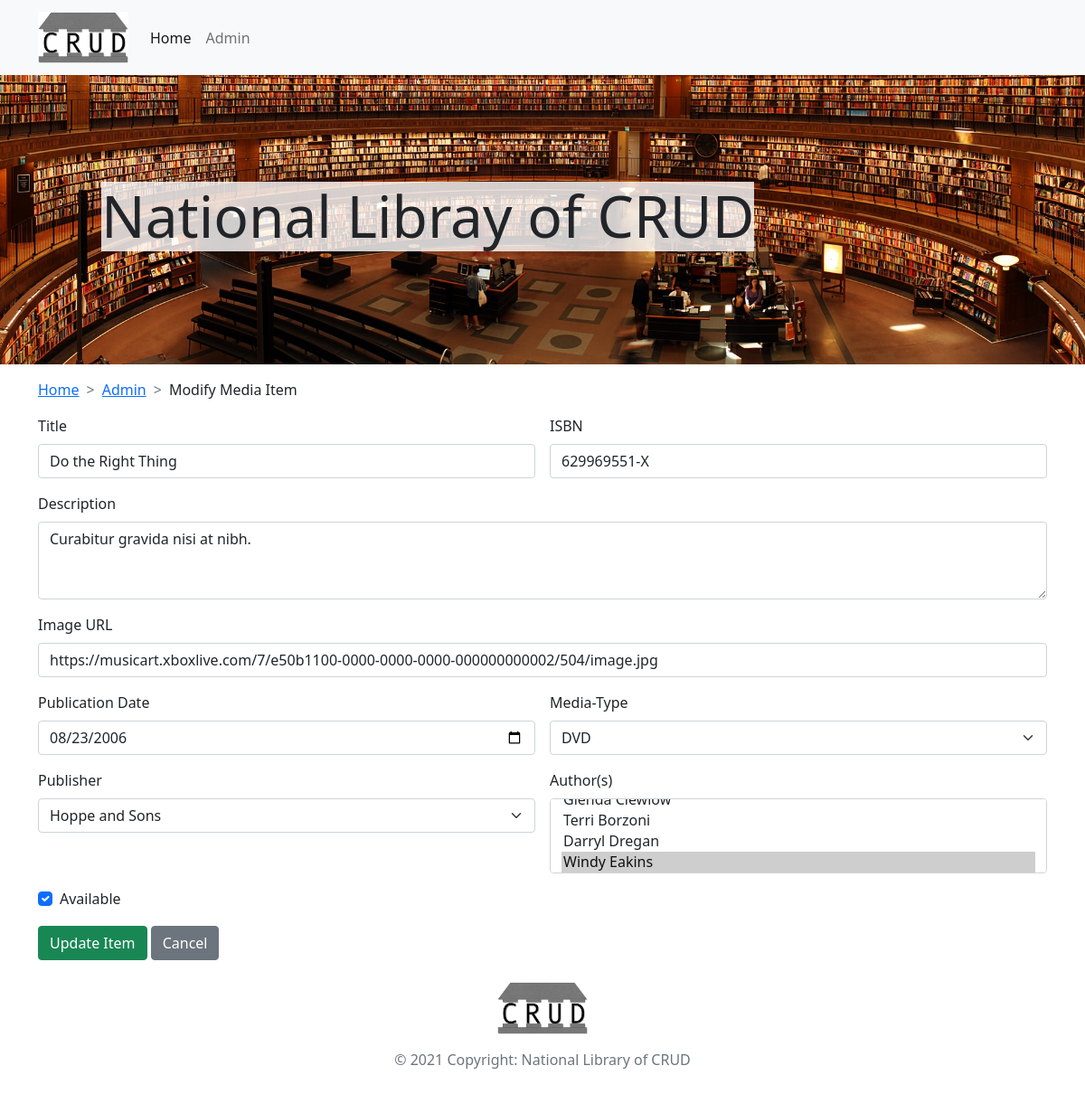
The page /modify.php?action=modify&mid=0000000006 on the database its author committed.
### tables this page shows
CREATE TABLE `media` (
  `mid` int(10) UNSIGNED ZEROFILL NOT NULL,
  `title` varchar(50) NOT NULL,
  `image` varchar(2000) NOT NULL,
  `isbn` char(13) NOT NULL,
  `description` text NOT NULL,
  `pub_date` date NOT NULL,
  `isAvailable` tinyint(1) NOT NULL,
  `type` enum('book','cd','dvd','') NOT NULL,
  `pid` int(10) UNSIGNED ZEROFILL NOT NULL
);

### components/c_modify.php (the view, shortened to what this page needs)
<?php
    require_once 'actions/db_connect.php';
    if ($_GET["action"] == "modify" || $_GET["action"] == "delete") {
        $mid = $_GET["mid"];
        $sql = "SELECT * FROM media WHERE mid=$mid";
        $result = $mysqli->query($sql);
        $media = $result->fetch_all(MYSQLI_ASSOC)[0];
        $mid = $media['mid'];
        $sql_author_media = "SELECT aid
                             FROM media
                             INNER JOIN media_author
                             ON media.mid = media_author.mid
                             WHERE $mid = media_author.mid";
        $result = $mysqli->query($sql_author_media);
        $media_author = $result->fetch_all(MYSQLI_ASSOC);
    }
    $disableText = $_GET["action"] == "delete" ? "disabled" : "";
    $sql_author = "SELECT * FROM author";
    $result = $mysqli->query($sql_author);
    $author = $result->fetch_all(MYSQLI_ASSOC);
    $sql_publisher = "SELECT pid,name FROM publisher";
    $result = $mysqli->query($sql_publisher);
    $publisher = $result->fetch_all(MYSQLI_ASSOC);
?>
<nav style="--bs-breadcrumb-divider: '>';" aria-label="breadcrumb">
    <ol class="breadcrumb">
        <li class="breadcrumb-item"><a href="index.php">Home</a></li>
        <li class="breadcrumb-item"><a href="admin.php">Admin</a></li>
        <li class="breadcrumb-item" aria-current="page"><?php echo ucfirst($_GET["action"]); ?> Media Item</li>
    </ol>
</nav>
<form class="row g-3" method="post" action="action.php">
    <div class="col-md-6">
        <label for="inputTitle" class="form-label">Title</label>
        <input type="text" class="form-control" name="title" id="inputTitle" value="<?php echo $media['title'] ?? ''; ?>" required <?php echo $disableText; ?>>
    </div>
    <div class="col-md-6">
        <label for="inputIsbn" class="form-label">ISBN</label>
        <input type="text" class="form-control" name="isbn" id="inputIsbn" value="<?php echo $media['isbn'] ?? ''; ?>" required <?php echo $disableText; ?>>
    </div>
    <div class="col-12">
        <label for="inputDescription" class="form-label">Description</label>
        <textarea type="text" class="form-control" name="description" id="inputDescription" rows="3" required <?php echo $disableText; ?>><?php echo $media['description'] ?? ''; ?></textarea>
    </div>
    <div class="col-md-12">
        <label for="inputUrl" class="form-label">Image URL</label>
        <input type="url" class="form-control" name="image" id="inputUrl" value="<?php echo $media['image'] ?? ''; ?>" <?php echo $disableText; ?>>
    </div>
    <div class="col-md-6">
        <label for="inputPubDate" class="form-label">Publication Date</label>
        <input type="date" class="form-control" name="pub_date" id="inputPubDate" value="<?php echo $media['pub_date'] ?? ''; ?>" required <?php echo $disableText; ?>>
    </div>
    <div class="col-md-6">
        <label for="inputType" class="form-label">Media-Type</label>
        <select id="inputType" class="form-select" name="type" <?php echo $disableText; ?>>
            <option value="dvd" <?php if (isset($media)) echo $media['type'] == 'dvd' ? 'selected' : ''; ?>>DVD</option>
        </select>
    </div>
    <div class="col-md-6">
        <label for="inputPublisher" class="form-label">Publisher</label>
        <select id="inputType" class="form-select" name="pid" <?php echo $disableText; ?>>
            <?php
                foreach($publisher as $item){
                    $selectedString = $item["pid"] == $media["pid"] ? "selected" : "";
                    echo '<option value="'.$item["pid"].'"'.$selectedString.'>'.$item["name"].'</option>';
                }
            ?>
        </select>
    </div>
    <div class="col-md-6">
        <label for="inputAuthor" class="form-label">Author(s)</label>
        <select class="form-select" multiple size="3" id="inputAuthor" name="aid[]" <?php echo $disableText; ?>>
            <?php
                foreach($author as $item){
                    $selectedString = "";
                    foreach($media_author as $media_author_item) {
                        if ($item["aid"] == $media_author_item["aid"]) {
                            $selectedString = "selected";
                            break;
                        }
                    }
                    echo '<option value="'.$item["aid"].'"'.$selectedString.'>'.$item["fname"].' '.$item["lname"].'</option>';
                }
            ?>
        </select>
    </div>
    <div class="col-12">
        <div class="form-check">
            <label class="form-check-label" for="availCheck">Available</label>
            <input class="form-check-input" type="checkbox" name="isAvailable" value="true" id="availCheck" <?php if (isset($media)) echo $media['isAvailable'] ? "checked" : ""; ?> <?php echo $disableText; ?>>
        </div>
    </div>
    <div class="col-12">
        <?php
            switch ($_GET["action"]) {
                case "modify":
                    echo '<button type="submit" class="btn btn-success" name="action" value="modify">Update Item</button>';
                    break;
            }
        ?>
        <a class="btn btn-secondary" href="admin.php">Cancel</a>
    </div>
</form>

### css/style.css (style rules this page uses)
.logo { width: 100px; max-height: 100%; object-fit: contain; }
.hero { background: #fff url(../img/pexels-tamas-meszaros-12064.jpg) no-repeat center center; background-size: cover; height: 40vh; }
.bg-darker { background-color: rgba(255, 255, 255, 0.8); display: inline-block; }

### rows shown on the page
media: title "Do the Right Thing", isbn "629969551-X", description "Curabitur gravida nisi at nibh.", image "https://musicart.xboxlive.com/7/e50b1100-0000-0000-0000-000000000002/504/image.jpg", pub_date "08/23/2006", type "DVD", isAvailable "☑"

### other values the page prints
$_GET["action"] "Modify"
form field pid "Hoppe and Sons"
form field value "Terri Borzoni / Darryl Dregan / Windy Eakins ☑"
